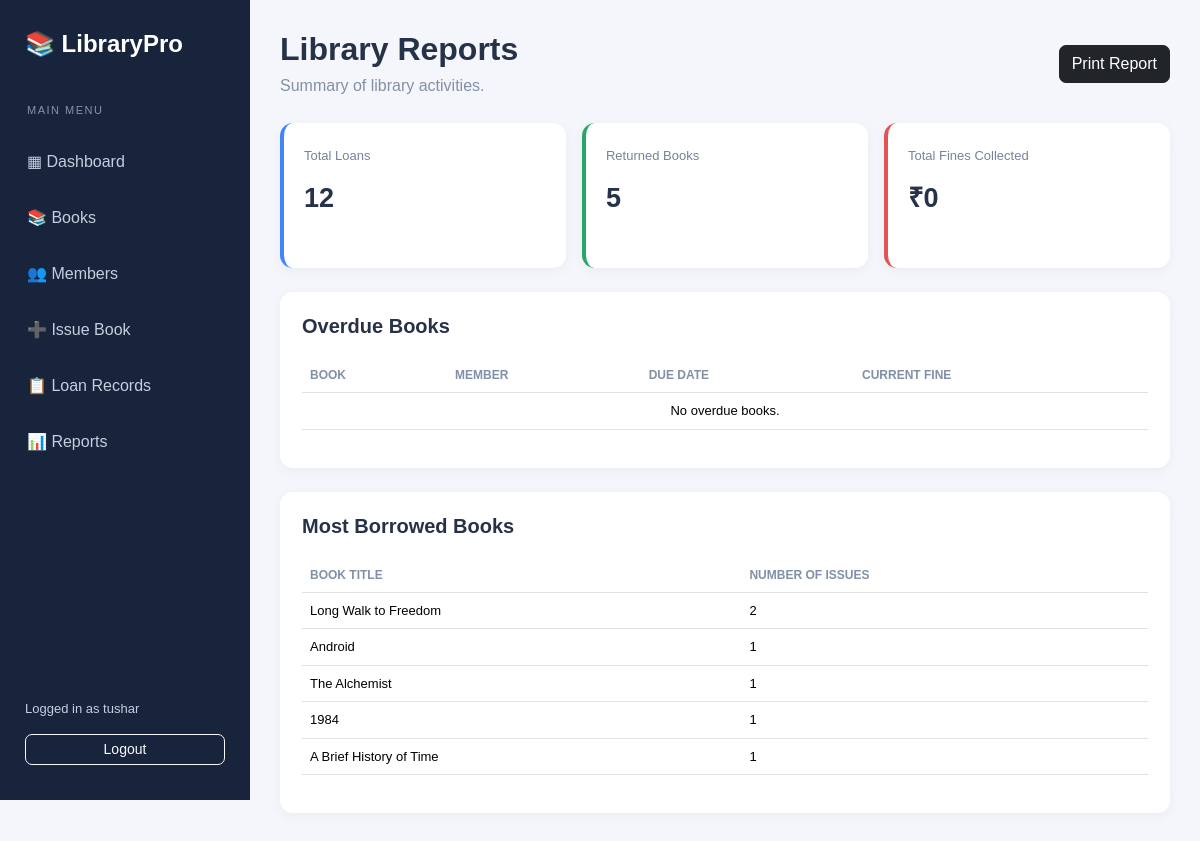
Screenshot of /reports (signed in) with the database file from the repository.
### models.py (models this page shows, shortened)
class User(UserMixin, db.Model):
    id = db.Column(db.Integer, primary_key=True)
    username = db.Column(db.String(80), unique=True, nullable=False)
    password_hash = db.Column(db.String(255), nullable=False)

class Book(db.Model):
    id = db.Column(db.Integer, primary_key=True)
    title = db.Column(db.String(200), nullable=False)
    author = db.Column(db.String(150), nullable=False)
    isbn = db.Column(db.String(30), unique=True, nullable=True)
    category = db.Column(db.String(100))
    publisher = db.Column(db.String(150))
    quantity = db.Column(db.Integer, nullable=False, default=1)
    loans = db.relationship("Loan", backref="book", lazy=True)

### app.py (the view)
@app.route("/reports")
@login_required
def reports():
    total_loans = Loan.query.count()
    returned_count = Loan.query.filter(
        Loan.return_date.isnot(None)
    ).count()
    overdue_loans = Loan.query.filter(
        Loan.return_date.is_(None),
        Loan.due_date < date.today()
    ).all()
    total_fines = db.session.query(
        func.coalesce(func.sum(Loan.fine), 0)
    ).scalar()
    most_borrowed = (
        db.session.query(
            Book.title,
            func.count(Loan.id).label("borrow_count")
        )
        .join(Loan)
        .group_by(Book.id, Book.title)
        .order_by(func.count(Loan.id).desc())
        .limit(5)
        .all()
    )
    return render_template(
        "reports.html",
        total_loans=total_loans,
        returned_count=returned_count,
        overdue_loans=overdue_loans,
        total_fines=total_fines,
        most_borrowed=most_borrowed
    )

### app.py (called while the page is built)
@login_manager.user_loader
def load_user(user_id):
    return db.session.get(User, int(user_id))

### templates/reports.html (shortened to what this page needs)
{% extends 'base.html' %}
{% block content %}
<div class="page-heading">
    <div>
        <h2>Library Reports</h2>
        <p>Summary of library activities.</p>
    </div>
    <button onclick="window.print()" class="btn btn-dark">
        Print Report
    </button>
</div>
<div class="row g-3 mb-4">
    <div class="col-md-4">
        <div class="stat-card blue">
            <span>Total Loans</span>
            <h2>{{ total_loans }}</h2>
        </div>
    </div>
    <div class="col-md-4">
        <div class="stat-card green">
            <span>Returned Books</span>
            <h2>{{ returned_count }}</h2>
        </div>
    </div>
    <div class="col-md-4">
        <div class="stat-card red">
            <span>Total Fines Collected</span>
            <h2>₹{{ total_fines }}</h2>
        </div>
    </div>
</div>
<div class="content-card mb-4">
    <h5>Overdue Books</h5>
    <div class="table-responsive">
        <table class="table">
            <thead>
                <tr>
                    <th>Book</th>
                    <th>Member</th>
                    <th>Due Date</th>
                    <th>Current Fine</th>
                </tr>
            </thead>
            <tbody>
            {% for loan in overdue_loans %}
                <tr>
                    <td>{{ loan.book.title }}</td>
                    <td>{{ loan.member.name }}</td>
                    <td>{{ loan.due_date }}</td>
                    <td>₹{{ loan.current_fine }}</td>
                </tr>
            {% else %}
                <tr>
                    <td colspan="4" class="text-center">
                        No overdue books.
                    </td>
                </tr>
            {% endfor %}
            </tbody>
        </table>
    </div>
</div>
<div class="content-card">
    <h5>Most Borrowed Books</h5>
    <table class="table">
        <thead>
            <tr>
                <th>Book Title</th>
                <th>Number of Issues</th>
            </tr>
        </thead>
        <tbody>
        {% for title, count in most_borrowed %}
            <tr>
                <td>{{ title }}</td>
                <td>{{ count }}</td>
            </tr>
        {% else %}
            <tr>
                <td colspan="2" class="text-center">
                    No borrowing data available.
                </td>
            </tr>
        {% endfor %}
        </tbody>
    </table>
</div>
{% endblock %}

### templates/base.html (shortened to what this page needs)
<!DOCTYPE html>
<html lang="en">
<head>
    <link href="https://cdn.jsdelivr.net/npm/bootstrap@5.3.3/dist/css/bootstrap.min.css"
          rel="stylesheet">
    <link rel="stylesheet"
          href="{{ url_for('static', filename='css/style.css') }}">
</head>
<body>
{% if current_user.is_authenticated %}
<div class="sidebar">
    <h4 class="brand">📚 LibraryPro</h4>
    <p class="sidebar-label">MAIN MENU</p>
    <a href="{{ url_for('dashboard') }}">▦ Dashboard</a>
    <a href="{{ url_for('books') }}">📚 Books</a>
    <a href="{{ url_for('members') }}">👥 Members</a>
    <a href="{{ url_for('issue_book') }}">➕ Issue Book</a>
    <a href="{{ url_for('loans') }}">📋 Loan Records</a>
    <a href="{{ url_for('reports') }}">📊 Reports</a>
    <div class="sidebar-bottom">
        <span>Logged in as {{ current_user.username }}</span>
        <form method="POST" action="{{ url_for('logout') }}">
            <button class="btn btn-outline-light btn-sm w-100 mt-3">
                Logout
            </button>
        </form>
    </div>
</div>
{% endif %}
<main class="{% if current_user.is_authenticated %}main-content{% else %}login-container{% endif %}">
    {% block content %}{% endblock %}
</main>
</body>
</html>

### static/css/style.css (style rules this page uses)
* { box-sizing: border-box; }
body { margin: 0; background: #f4f6fb; font-family: Arial, sans-serif; color: #263248; }
.sidebar { width: 250px; height: 100vh; background: #17243b; color: white; position: fixed; top: 0; left: 0; padding: 25px 15px; z-index: 100; display: flex; flex-direction: column; }
.brand { font-weight: bold; padding: 5px 10px 25px; color: #ffffff; }
.sidebar-label { color: #8794a9; font-size: 11px; letter-spacing: 1.5px; padding-left: 12px; margin-top: 10px; }
.sidebar a { color: #c4cede; display: block; text-decoration: none; padding: 13px 12px; margin: 3px 0; border-radius: 8px; transition: 0.2s; }
.sidebar-bottom { margin-top: auto; font-size: 13px; color: #c4cede; padding: 10px; }
.main-content { margin-left: 250px; padding: 30px; min-height: 100vh; }
.page-heading { display: flex; justify-content: space-between; align-items: center; margin-bottom: 25px; gap: 15px; }
.page-heading h2 { font-weight: 700; margin: 0 0 6px; }
.page-heading p { color: #8290a5; margin: 0; }
.stat-card { padding: 20px; border-radius: 13px; background: white; min-height: 145px; box-shadow: 0 3px 12px rgba(30, 50, 80, 0.05); border-left: 4px solid; }
.stat-card span { font-size: 13px; color: #778399; }
.stat-card h2 { font-size: 27px; margin: 15px 0 8px; font-weight: bold; }
.blue { border-color: #4285f4; }
.green { border-color: #28a66a; }
.red { border-color: #e45252; }
.content-card { background: white; border-radius: 13px; padding: 22px; box-shadow: 0 3px 12px rgba(30, 50, 80, 0.05); }
.content-card h5 { font-weight: 700; margin-bottom: 20px; }
.table { vertical-align: middle; }
.table thead th { font-size: 12px; color: #8190a5; text-transform: uppercase; white-space: nowrap; }
.table tbody td { font-size: 13px; }
.btn { border-radius: 7px; }

### rows the page displays
User: username "tushar"
Book: title "Long Walk to Freedom", count "2"
Book: title "Android", count "1"
Book: title "The Alchemist", count "1"
Book: title "1984", count "1"
Book: title "A Brief History of Time", count "1"

### other values shown
{{ total_loans }} "12"
{{ returned_count }} "5"
{{ total_fines }} "0"
